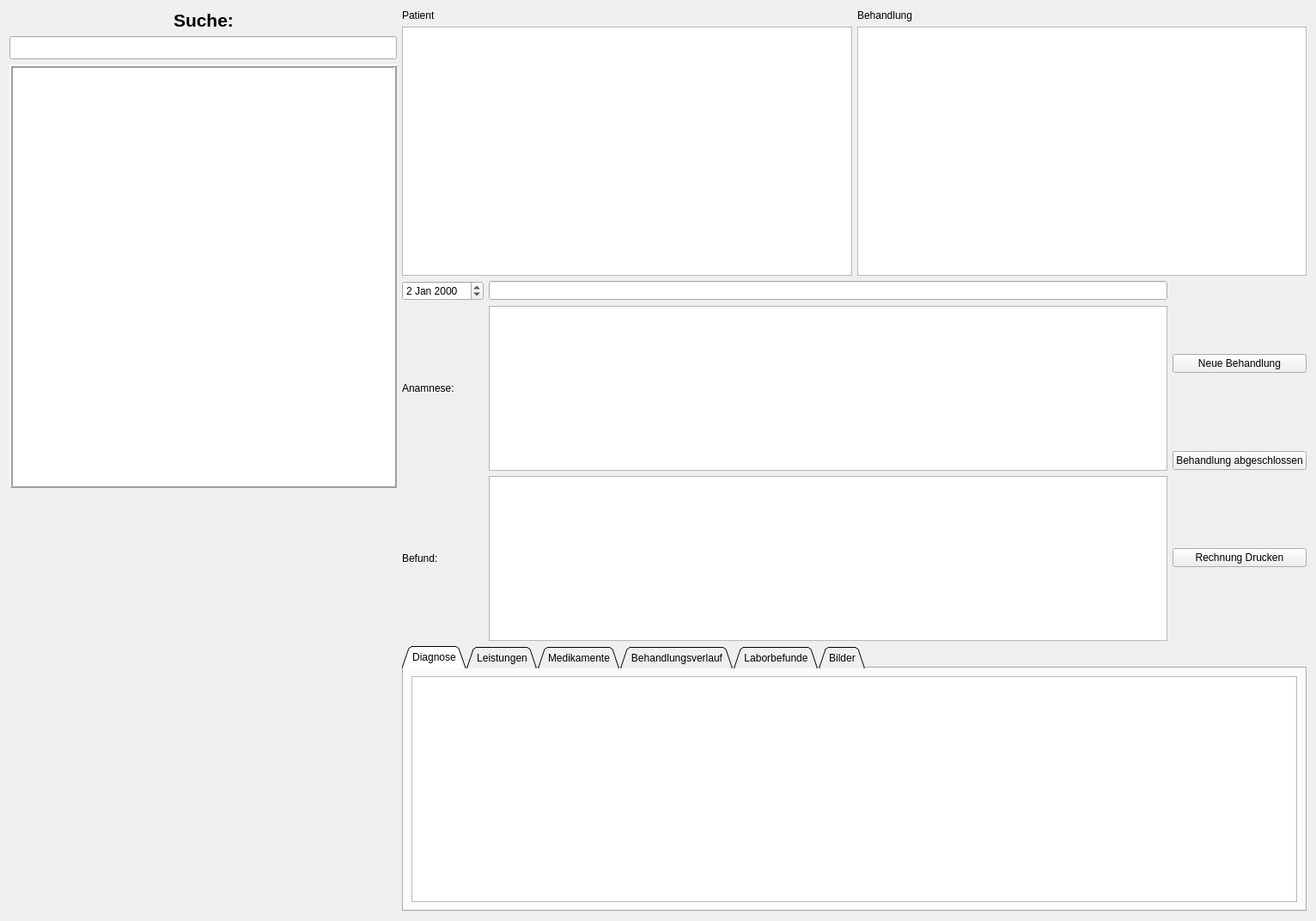
<?xml version="1.0" encoding="UTF-8"?>
<ui version="4.0">
 <class>lytmain</class>
 <widget class="QWidget" name="lytmain">
  <property name="geometry">
   <rect>
    <x>0</x>
    <y>0</y>
    <width>1532</width>
    <height>1072</height>
   </rect>
  </property>
  <property name="windowTitle">
   <string>Form</string>
  </property>
  <layout class="QHBoxLayout" name="horizontalLayout" stretch="30,70">
   <item>
    <layout class="QVBoxLayout" name="lyleft">
     <item>
      <layout class="QHBoxLayout" name="lytrightlabel">
       <item>
        <spacer name="horizontalSpacer_2">
         <property name="orientation">
          <enum>Qt::Horizontal</enum>
         </property>
         <property name="sizeHint" stdset="0">
          <size>
           <width>40</width>
           <height>20</height>
          </size>
         </property>
        </spacer>
       </item>
       <item>
        <widget class="QLabel" name="label">
         <property name="font">
          <font>
           <pointsize>16</pointsize>
           <weight>75</weight>
           <bold>true</bold>
          </font>
         </property>
         <property name="text">
          <string>Suche:</string>
         </property>
        </widget>
       </item>
       <item>
        <spacer name="horizontalSpacer">
         <property name="orientation">
          <enum>Qt::Horizontal</enum>
         </property>
         <property name="sizeHint" stdset="0">
          <size>
           <width>40</width>
           <height>20</height>
          </size>
         </property>
        </spacer>
       </item>
      </layout>
     </item>
     <item>
      <widget class="QLineEdit" name="le_searchfield">
       <property name="font">
        <font>
         <pointsize>12</pointsize>
        </font>
       </property>
      </widget>
     </item>
     <item>
      <widget class="QTableView" name="tvKundenAuswahl">
       <property name="frameShape">
        <enum>QFrame::Box</enum>
       </property>
       <property name="frameShadow">
        <enum>QFrame::Raised</enum>
       </property>
       <property name="lineWidth">
        <number>2</number>
       </property>
      </widget>
     </item>
     <item>
      <spacer name="verticalSpacer_2">
       <property name="orientation">
        <enum>Qt::Vertical</enum>
       </property>
       <property name="sizeHint" stdset="0">
        <size>
         <width>20</width>
         <height>40</height>
        </size>
       </property>
      </spacer>
     </item>
    </layout>
   </item>
   <item>
    <layout class="QVBoxLayout" name="lytrightmain" stretch="0,0,0">
     <item>
      <layout class="QHBoxLayout" name="lytchoosingfield">
       <item>
        <layout class="QVBoxLayout" name="lytpatient">
         <item>
          <widget class="QLabel" name="lblanimal">
           <property name="text">
            <string>Patient</string>
           </property>
          </widget>
         </item>
         <item>
          <widget class="QListView" name="livanimal"/>
         </item>
        </layout>
       </item>
       <item>
        <layout class="QVBoxLayout" name="lyttherapy">
         <item>
          <widget class="QLabel" name="lbltreat">
           <property name="text">
            <string>Behandlung</string>
           </property>
          </widget>
         </item>
         <item>
          <widget class="QTableView" name="tbvtreatselection"/>
         </item>
        </layout>
       </item>
      </layout>
     </item>
     <item>
      <layout class="QHBoxLayout" name="horizontalLayout_3">
       <item>
        <layout class="QGridLayout" name="lyttherapydetail">
         <item row="0" column="1">
          <widget class="QLineEdit" name="ledshortdisscribtion"/>
         </item>
         <item row="0" column="0">
          <widget class="QDateEdit" name="dtetherapy">
           <property name="date">
            <date>
             <year>2000</year>
             <month>1</month>
             <day>2</day>
            </date>
           </property>
          </widget>
         </item>
         <item row="1" column="1">
          <widget class="QTextEdit" name="tewananemsis"/>
         </item>
         <item row="1" column="0">
          <widget class="QLabel" name="lblananemsis">
           <property name="text">
            <string>Anamnese:</string>
           </property>
          </widget>
         </item>
         <item row="2" column="0">
          <widget class="QLabel" name="lblfindings">
           <property name="text">
            <string>Befund:</string>
           </property>
          </widget>
         </item>
         <item row="2" column="1">
          <widget class="QTextEdit" name="tewfindings"/>
         </item>
        </layout>
       </item>
       <item>
        <layout class="QVBoxLayout" name="lyttherapyaction">
         <item>
          <widget class="QPushButton" name="btnnewtherapie">
           <property name="text">
            <string>Neue Behandlung</string>
           </property>
           <property name="autoRepeat">
            <bool>false</bool>
           </property>
           <property name="autoDefault">
            <bool>true</bool>
           </property>
           <property name="flat">
            <bool>false</bool>
           </property>
          </widget>
         </item>
         <item>
          <widget class="QPushButton" name="btnprintbill">
           <property name="text">
            <string>Behandlung abgeschlossen</string>
           </property>
          </widget>
         </item>
         <item>
          <widget class="QPushButton" name="btnendtherapy">
           <property name="text">
            <string>Rechnung Drucken</string>
           </property>
          </widget>
         </item>
        </layout>
       </item>
      </layout>
     </item>
     <item>
      <widget class="QTabWidget" name="tbwtreatment">
       <property name="tabShape">
        <enum>QTabWidget::Triangular</enum>
       </property>
       <property name="currentIndex">
        <number>0</number>
       </property>
       <property name="elideMode">
        <enum>Qt::ElideMiddle</enum>
       </property>
       <widget class="QWidget" name="tbdiagnose">
        <attribute name="title">
         <string>Diagnose</string>
        </attribute>
        <layout class="QVBoxLayout" name="verticalLayout_3">
         <item>
          <widget class="QTableView" name="tbvdiagnose"/>
         </item>
        </layout>
       </widget>
       <widget class="QWidget" name="tbservices">
        <attribute name="title">
         <string>Leistungen</string>
        </attribute>
        <layout class="QVBoxLayout" name="verticalLayout_5">
         <item>
          <widget class="QTableView" name="tbvservice"/>
         </item>
        </layout>
       </widget>
       <widget class="QWidget" name="tbmedics">
        <attribute name="title">
         <string>Medikamente</string>
        </attribute>
        <layout class="QVBoxLayout" name="verticalLayout_6">
         <item>
          <widget class="QTableView" name="tbvmedics"/>
         </item>
        </layout>
       </widget>
       <widget class="QWidget" name="tbtherapyprogress">
        <attribute name="title">
         <string>Behandlungsverlauf</string>
        </attribute>
       </widget>
       <widget class="QWidget" name="tblabordiognostic">
        <attribute name="title">
         <string>Laborbefunde</string>
        </attribute>
       </widget>
       <widget class="QWidget" name="tbimages">
        <attribute name="title">
         <string>Bilder</string>
        </attribute>
       </widget>
      </widget>
     </item>
    </layout>
   </item>
  </layout>
 </widget>
 <resources/>
 <connections/>
</ui>
